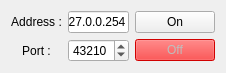
<?xml version="1.0" encoding="UTF-8"?>
<ui version="4.0">
 <class>MainWindow</class>
 <widget class="QMainWindow" name="MainWindow">
  <property name="geometry">
   <rect>
    <x>0</x>
    <y>0</y>
    <width>222</width>
    <height>72</height>
   </rect>
  </property>
  <property name="windowTitle">
   <string>MainWindow</string>
  </property>
  <widget class="QWidget" name="centralWidget">
   <layout class="QGridLayout" name="gridLayout">
    <item row="1" column="2">
     <widget class="QPushButton" name="onPushButton">
      <property name="text">
       <string>On</string>
      </property>
     </widget>
    </item>
    <item row="2" column="0">
     <widget class="QLabel" name="portLabel">
      <property name="text">
       <string>Port :</string>
      </property>
      <property name="alignment">
       <set>Qt::AlignCenter</set>
      </property>
     </widget>
    </item>
    <item row="2" column="1">
     <widget class="QSpinBox" name="portSpinBox">
      <property name="maximum">
       <number>65535</number>
      </property>
      <property name="value">
       <number>43210</number>
      </property>
     </widget>
    </item>
    <item row="2" column="2">
     <widget class="QPushButton" name="offPushButton">
      <property name="enabled">
       <bool>false</bool>
      </property>
      <property name="styleSheet">
       <string notr="true">background-color:red;</string>
      </property>
      <property name="text">
       <string>Off</string>
      </property>
     </widget>
    </item>
    <item row="1" column="1">
     <widget class="QLineEdit" name="addressLineEdit">
      <property name="text">
       <string notr="true">127.0.0.254</string>
      </property>
      <property name="alignment">
       <set>Qt::AlignCenter</set>
      </property>
     </widget>
    </item>
    <item row="1" column="0">
     <widget class="QLabel" name="addressLabel">
      <property name="text">
       <string>Address :</string>
      </property>
      <property name="alignment">
       <set>Qt::AlignCenter</set>
      </property>
     </widget>
    </item>
   </layout>
  </widget>
 </widget>
 <layoutdefault spacing="6" margin="11"/>
 <resources/>
 <connections/>
</ui>
